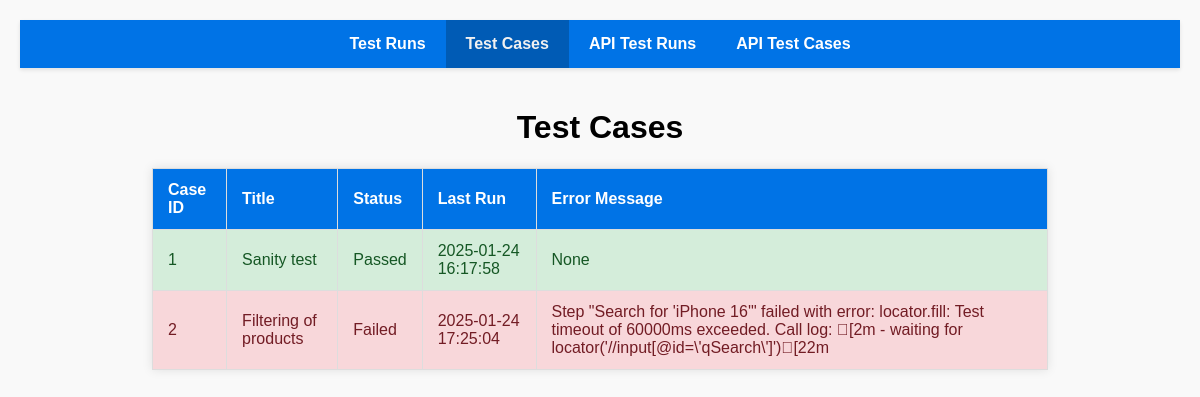
The app's page /test_cases, older data.
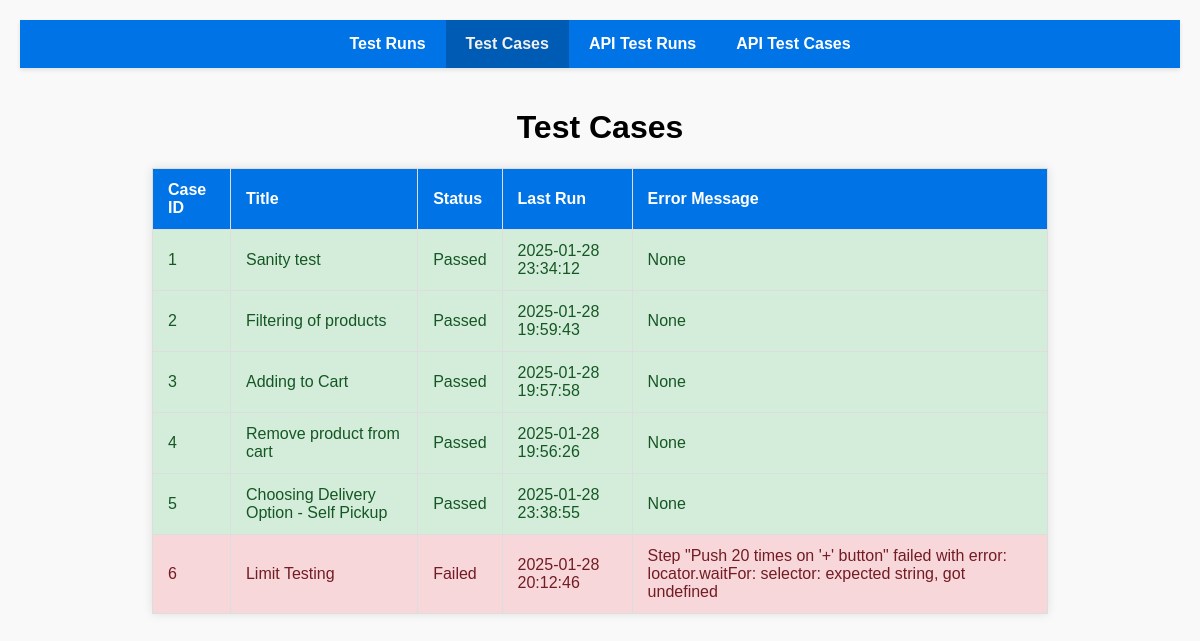
The same page, newer data.
### tables this page shows
CREATE TABLE test_cases (
    id INTEGER PRIMARY KEY,
    title TEXT NOT NULL,
    status TEXT NOT NULL, -- "Passed", "Failed", "In Progress"
    last_run TIMESTAMP,
    error_message TEXT
);

### flask_server.py (the view)
@app.route('/test_cases')
def test_cases():
    conn = sqlite3.connect('./sqlite_db/test_tracking.db')  # Connecting to a database
    cursor = conn.cursor()
    cursor.execute("SELECT * FROM test_cases")
    cases = cursor.fetchall()
    conn.close()
    return render_template('test_cases.html', cases=cases, current_path=request.path)

### templates/test_cases.html (shortened to what this page needs)
<!DOCTYPE html>
<html lang="en">
  <head>
  </head>
  <body>
    <header>
      <nav>
        <ul>
          <li>
            <a href="/" class="{{ 'active' if request.path == '/' else '' }}"
              >Test Runs</a
            >
          </li>
          <li>
            <a
              href="/test_cases"
              class="{{ 'active' if request.path == '/test_cases' else '' }}"
              >Test Cases</a
            >
          </li>
          <li>
            <a
              href="/test_runs_api"
              class="{{ 'active' if request.path == '/test_runs_api' else '' }}"
              >API Test Runs</a
            >
          </li>
          <li>
            <a
              href="/test_cases_api"
              class="{{ 'active' if request.path == '/test_cases_api' else '' }}"
              >API Test Cases</a
            >
          </li>
        </ul>
      </nav>
    </header>
    <main>
      <h1>Test Cases</h1>
      <table>
        <tr>
          <th>Case ID</th>
          <th>Title</th>
          <th>Status</th>
          <th>Last Run</th>
          <th>Error Message</th>
        </tr>
        {% for case in cases %}
        <tr class="{{ 'passed' if case[2] == 'Passed' else 'failed' }}">
          <td>{{ case[0] }}</td>
          <td>{{ case[1] }}</td>
          <td>{{ case[2] }}</td>
          <td>{{ case[3] }}</td>
          <td>{{ case[4] }}</td>
        </tr>
        {% endfor %}
      </table>
    </main>
  </body>
</html>

Row changes from the older to the newer data that the page shows:
changed test_cases "Sanity test": last_run "2025-01-24 16:17:58" → "2025-01-28 23:34:12"
changed test_cases "Filtering of products": status "Failed" → "Passed"; last_run "2025-01-24 17:25:04" → "2025-01-28 19:59:43"; error_message "Step \"Search for 'iPhone 16'\" failed with error: locator.fill: Test timeout of 60000ms exceeded. Call log: \u001b[2m - waiting for locator('//input[@id=\\'qSearch\\']')\u001b[22m" → "None"
added test_cases: id "3", title "Adding to Cart", status "Passed", last_run "2025-01-28 19:57:58", case "None"
added test_cases: id "4", title "Remove product from cart", status "Passed", last_run "2025-01-28 19:56:26", case "None"
added test_cases: id "5", title "Choosing Delivery Option - Self Pickup", status "Passed", last_run "2025-01-28 23:38:55", case "None"
added test_cases: id "6", title "Limit Testing", status "Failed", last_run "2025-01-28 20:12:46", error_message "Step \"Push 20 times on '+' button\" failed with error: locator.waitFor: selector: expected string, got undefined"
